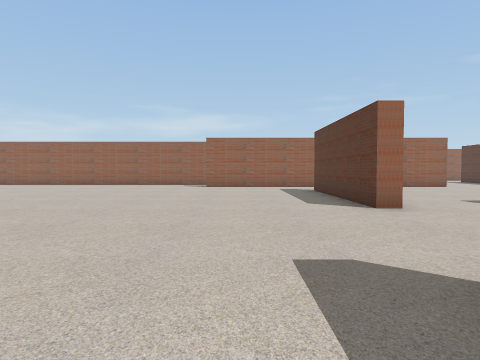
View 1 (above)

24 first-person views from a walk through a 3-D level made in the Unity game engine. The camera is 1.5 m above the floor, tilts 2° down and sees 75° across. The floor is counted in squares, 2 m on a side. Each view is taken from the middle of a square. On the plan, view 1 faces up. The plan holds only what a view shows up to about 10 squares ahead; the rest is blank. The place goes on beyond the plan. The player character is not drawn.

View 2
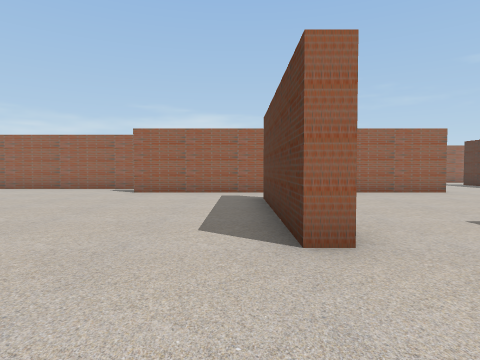

View 3
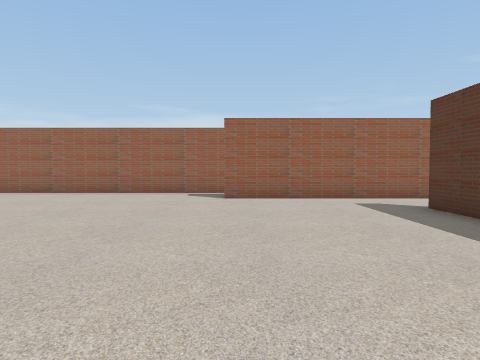

View 4
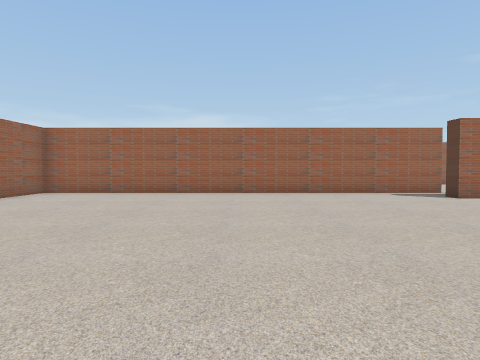

View 5
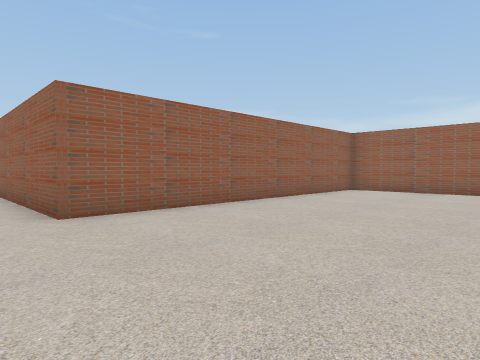

View 6
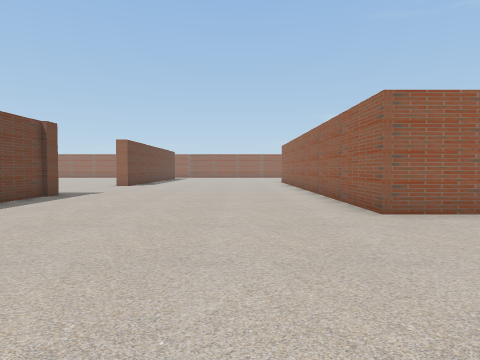

View 7
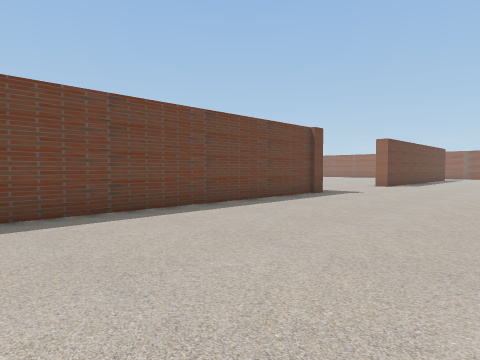

View 8
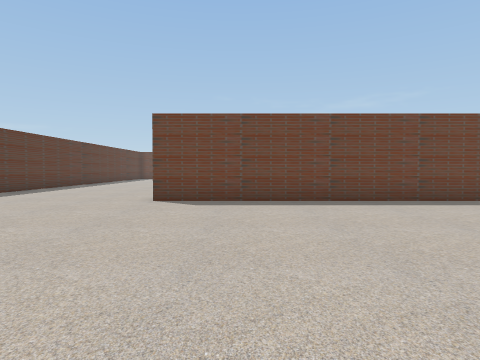

View 9
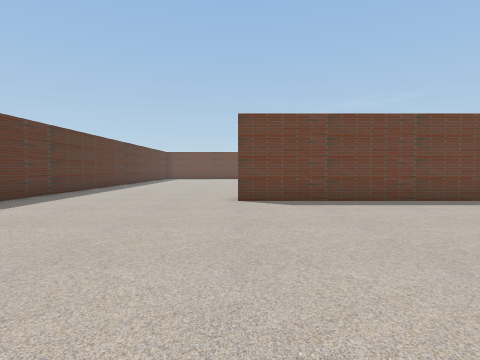

View 10
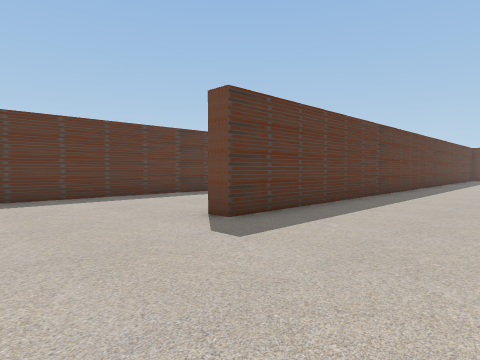

View 11
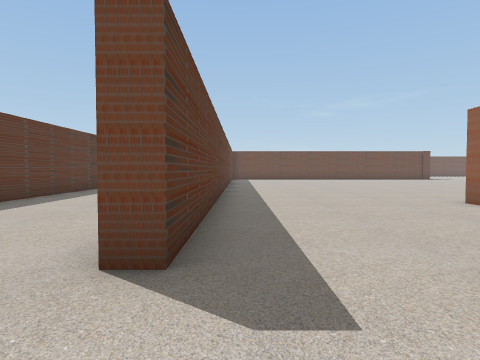

View 12
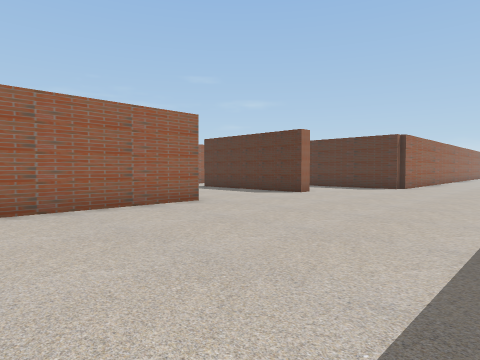

View 13
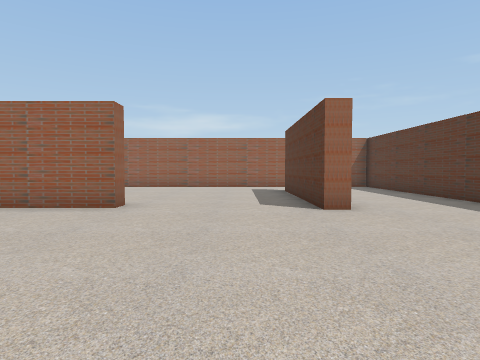

View 14
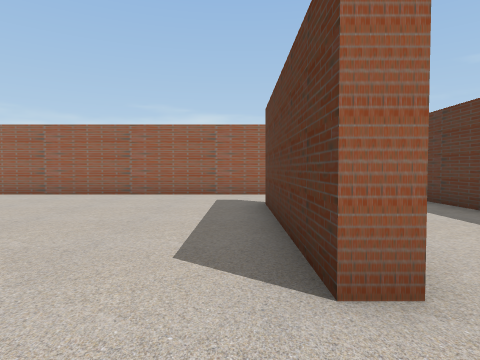

View 15
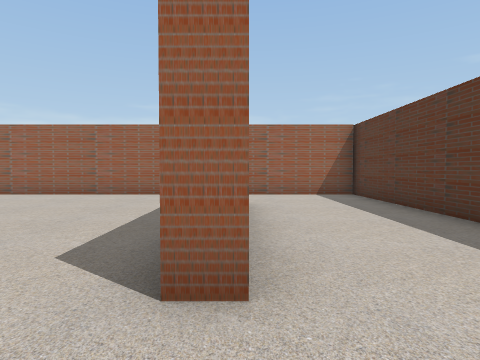

View 16
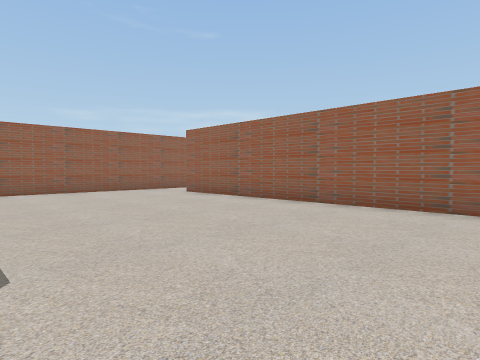

View 17
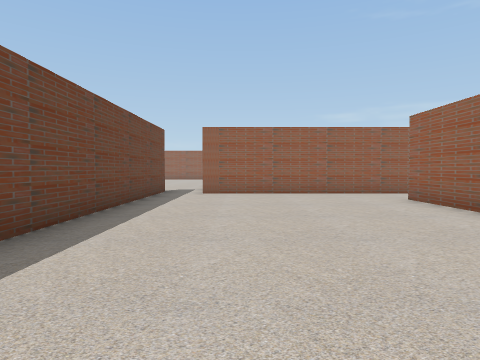

View 18
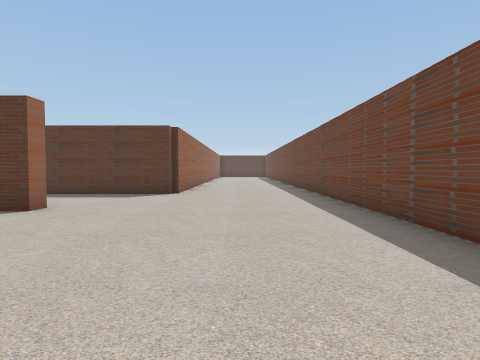

View 19
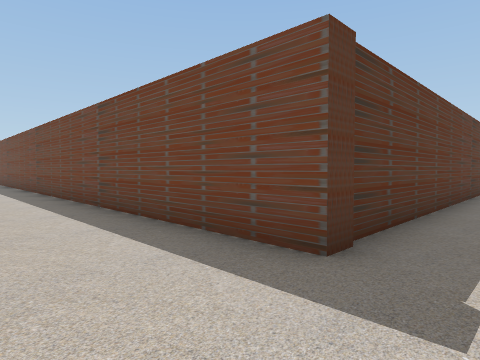

View 20
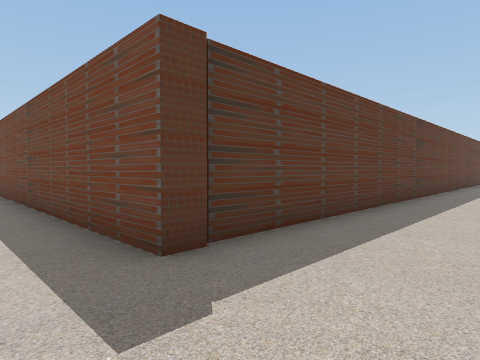

View 21
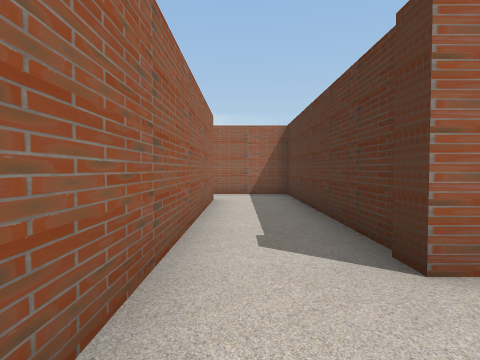

View 22
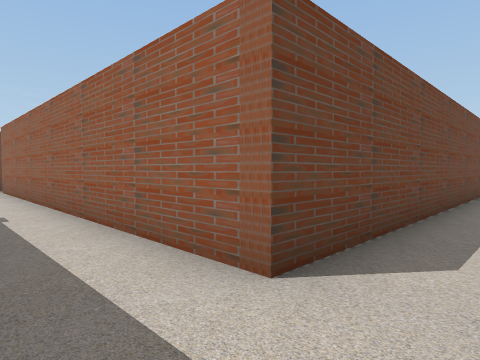

View 23
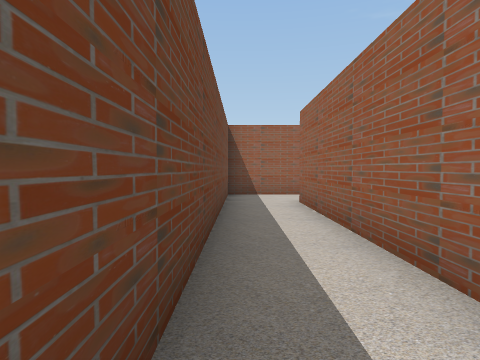

View 24
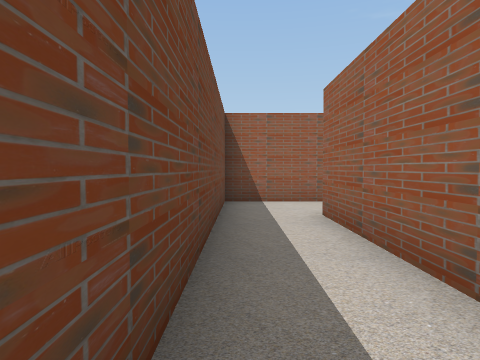

### Floor plan
Points are (right, up) in squares from view 1. A wall is a line through its corners. A room is listed if a view was taken in it or the views show most of it. See-through windows are left out.
Room 1 (views 1, 2, 3, 4, 5, 6, 7, 8, 9, 10, 11, 12, 13, 14, 15, 16, 17, 18, 19, 20, 21, 22, 23, 24)
walls: (3.1, 5.9) (2.6, 5.9) (2.6, 11); (-1, 13.5) (5.9, 13.5); (1.5, -5.8) (1.5, 1.7) (2.1, 1.7); (8.6, 13.5) (8.6, 13) (-1.4, 13) (-1.4, 13.5); (6.4, -6) (6.4, 6.6) (17, 6.6); (1.5, 20.8) (1.5, 26.2); (-17, -2.3) (-4, -2.3) (-4, -2.9); (13.1, 12.7) (12.6, 12.7) (12.6, 17.6); (16.4, 11) (16.4, 20.2) (1.3, 20.2) (1.3, 20.8); (-2.8, 27.4) (-8.1, 27.4); (1.5, 27.4) (-0.9, 27.4); (-10.2, 28) (-10.2, 25.7) (-0.6, 25.7) (-0.6, 14.9) (-13.1, 14.9) (-13.1, 5.4) (-18.4, 5.4)

Where each view was taken, in squares from view 1:
view 1: 0 up, 0 right, facing up
view 2: 3 up, 2 right, facing up
view 3: 5 up, 1 left, facing up
view 4: 5 up, 7 left, facing up
view 5: 4 up, 8 left, facing up-left
view 6: 3 up, 8 left, facing left
view 7: 3 up, 8 left, facing down-left
view 8: 5 up, 6 left, facing down
view 9: 5 up, 4 left, facing down
view 10: 5 up, 2 left, facing down-right
view 11: 4 up, 1 right, facing down
view 12: 7 up, 4 right, facing up-right
view 13: 7 up, 11 right, facing up
view 14: 11 up, 12 right, facing up
view 15: 11 up, 13 right, facing up
view 16: 14 up, 10 right, facing up-left
view 17: 16 up, 9 right, facing left
view 18: 9 up, 7 right, facing right
view 19: 9 up, 5 right, facing down-right
view 20: 8 up, 4 right, facing down-right
view 21: 18 up, 0 right, facing up
view 22: 27 up, 1 right, facing down-left
view 23: 26 up, 1 left, facing left
view 24: 26 up, 3 left, facing left
